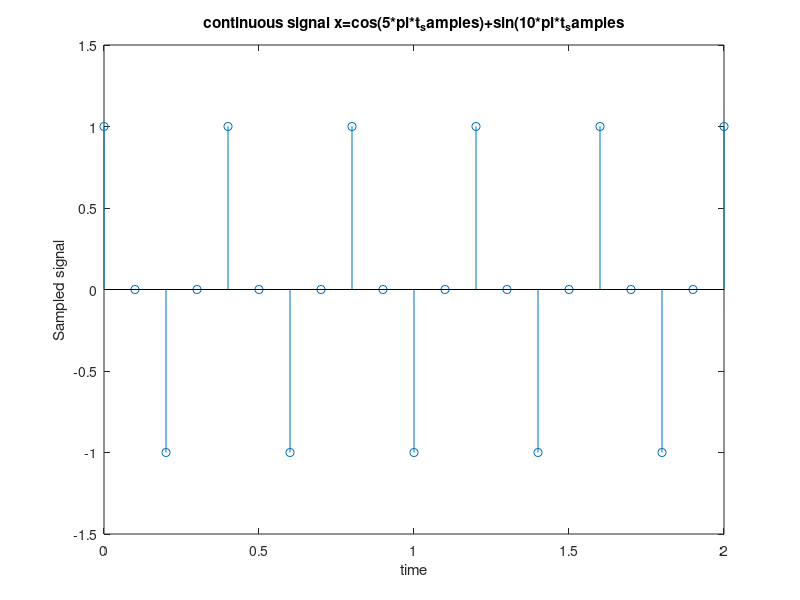

Write the MATLAB code that produced this figure.
t_samples=0:0.1:2;
x=cos(5*pi*t_samples)+sin(10*pi*t_samples);
figure;
stem(t_samples,x);
xlabel("time");
ylabel("Sampled signal");
title("continuous signal x=cos(5*pi*t_samples)+sin(10*pi*t_samples");
